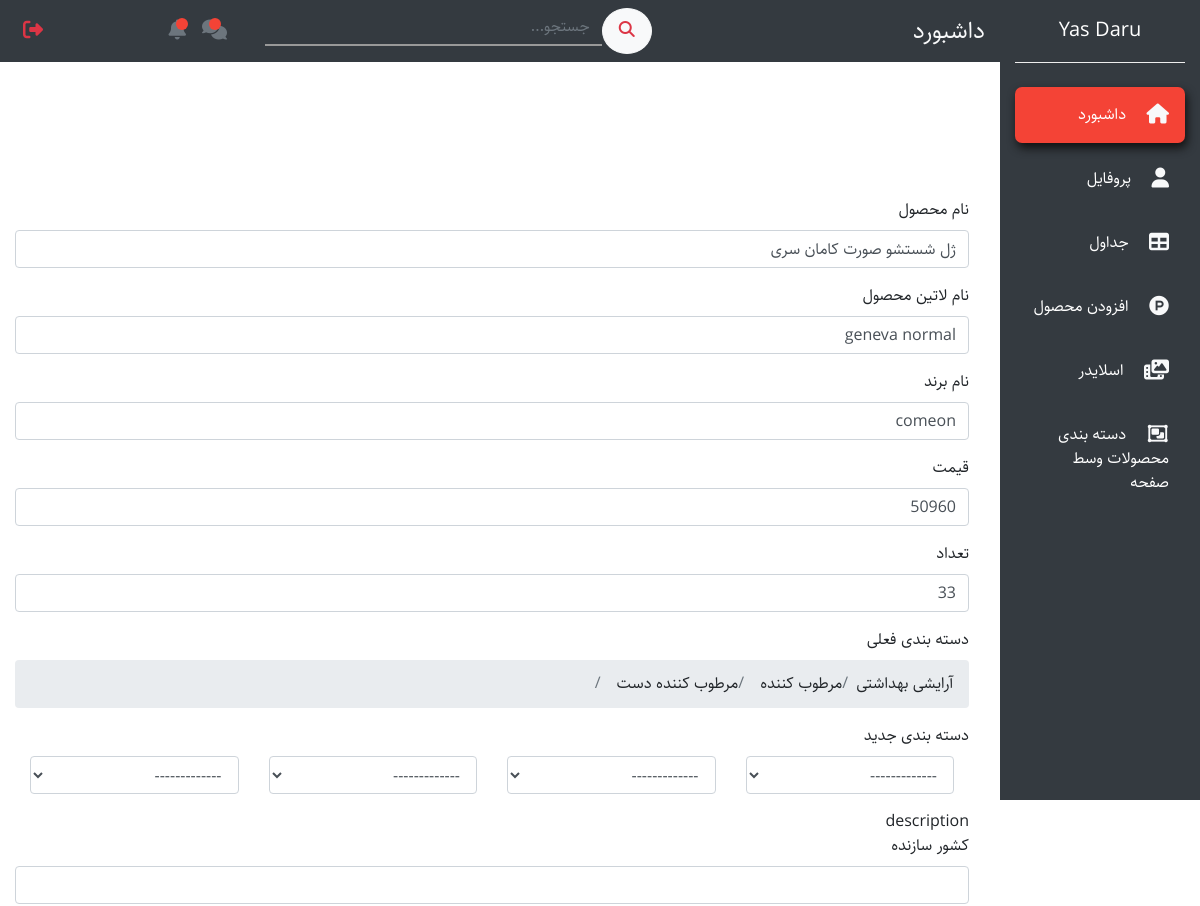
The page /dashboard/editproduct/57 (signed in, upper part) on the database as committed earlier.
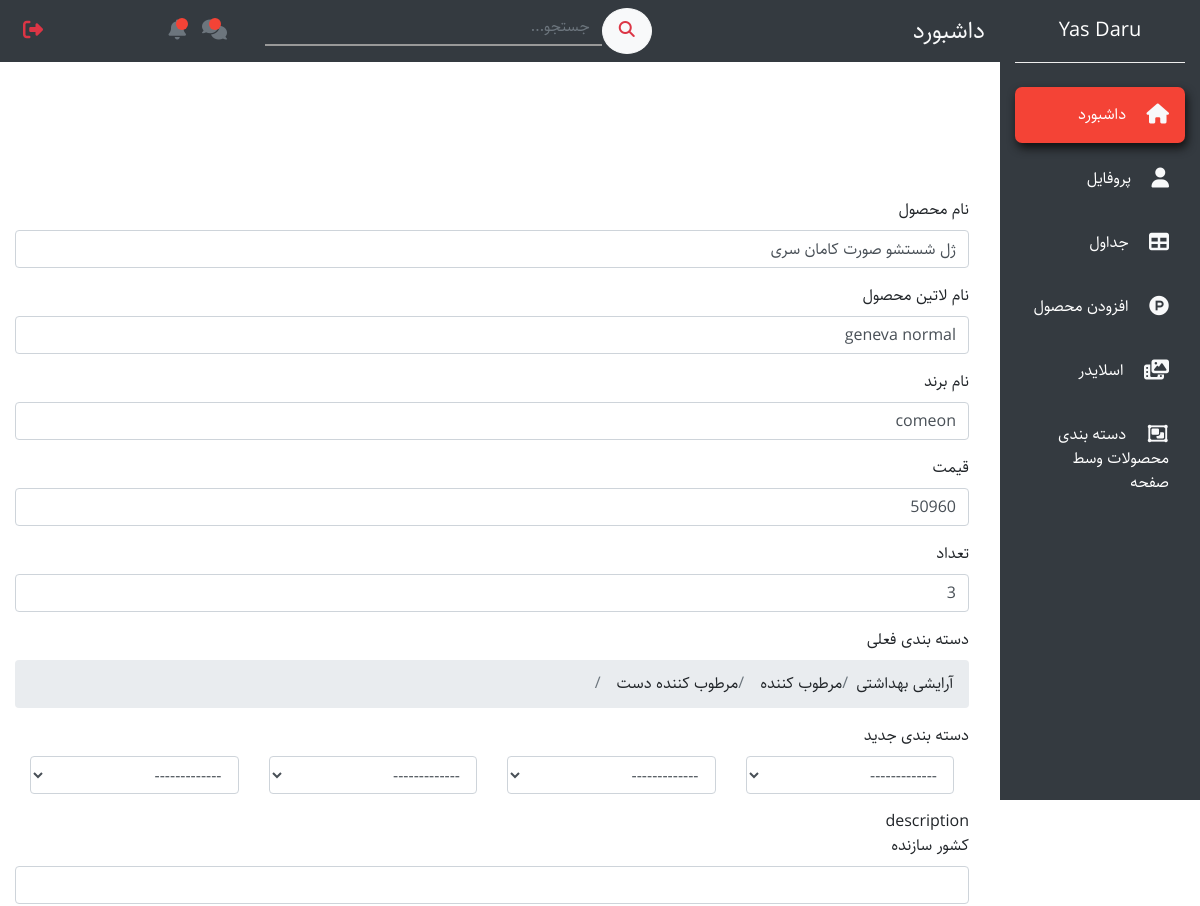
The same page on the database as committed later.
### products/models.py (models this page shows, shortened)
class Product(models.Model):
    english_title       = models.CharField(max_length=200)
    persian_title       = models.CharField(max_length=200)
    brand_name          = models.CharField(max_length=200)
    price               = models.DecimalField(decimal_places=0, max_digits=30, default=100000)
    quantity            = models.PositiveIntegerField(default='1')
    slug                = models.SlugField(max_length=250, blank=True, null=True)
    active              = models.BooleanField(default=True)
    featured            = models.BooleanField(default=False)
    image               = models.ImageField(upload_to='products_pics', null=True, blank=True)
    date                = models.CharField(max_length=200, default=shamsi_date)
    category            = models.ForeignKey(Category, models.SET_NULL, null=True, blank=True)
    sub_category        = models.ForeignKey(SubCategory, models.SET_NULL, null=True, blank=True)
    description         = models.ForeignKey(StandardDescription, models.SET_NULL, null=True, blank=True)
    image_medium = ImageSpecField(source='image',
                                  processors=[Thumbnail(120, 120)],
                                  format='JPEG',
                                  options={'quality': 60})
    image_small = ImageSpecField(source='image',
                                 processors=[Thumbnail(50, 50)],
                                 format='JPEG',
                                 options={'quality': 60})

### dashboard/views.py (the view)
# urls.py: path('editproduct/<int:id>', edit_product, name='edit-product'),
@staff_member_required
def edit_product(request, id):
    product = Product.objects.filter(pk=id).first()
    cat = product.category
    sub_cat = product.sub_category
    categories = Category.objects.all()
    pictures = Picture.objects.filter(product=product)
    context = {
        'product' : product,
        'categories': categories,
        'pictures': pictures,
    }
    if sub_cat is not None:
            if sub_cat.nesting_level == 3:
                sub_cat3 = sub_cat
                sub_cat2 = sub_cat3.sub_parent
                sub_cat1 = sub_cat2.sub_parent
                cat0 = cat
                context['sub_cat3'] = sub_cat3
                context['sub_cat2'] = sub_cat2
                context['sub_cat1'] = sub_cat1
                context['cat0'] = cat0
            elif sub_cat.nesting_level == 2:
                sub_cat2 = sub_cat
                sub_cat1 = sub_cat2.sub_parent
                cat0 = cat
                context['sub_cat2'] = sub_cat2
                context['sub_cat1'] = sub_cat1
                context['cat0'] = cat0
            elif sub_cat.nesting_level == 1:
                sub_cat1 = sub_cat
                cat0 = cat
                context['sub_cat1'] = sub_cat1
                context['cat0'] = cat0
            else:
                context['sub_cat1'] = sub_cat
                context['cat0'] = cat
    if request.method == 'POST':
        if request.POST['select_categories'] == '-------------':
            edited_cat = cat
            edited_subcat = sub_cat
        else:
            mod_cat = request.POST['select_categories']
            edited_cat = Category.objects.filter(name=mod_cat).first()
            if request.POST['levelthree_placeholder'] != '-------------':
                mod_subcat = request.POST['levelthree_placeholder']
                edited_subcat = SubCategory.objects.filter(name=mod_subcat).first()
            elif request.POST['leveltwo_placeholder'] != '-------------':
                mod_subcat = request.POST['leveltwo_placeholder']
                edited_subcat = SubCategory.objects.filter(name=mod_subcat).first()
            elif request.POST['levelone_placeholder'] != '-------------':
                mod_subcat = request.POST['levelone_placeholder']
                edited_subcat = SubCategory.objects.filter(name=mod_subcat).first()
        persian_title = request.POST.get('persianTitle')
        english_title = request.POST.get('englishTitle')
        brand_name = request.POST.get('brand_name')
        price = request.POST.get('price')
        quantity = request.POST.get('quantity')
        description = request.POST.get('description')
        category = request.POST.get('category')
        sub_category = request.POST.get('sub_category')
        made_in = request.POST.get('made_in')
        gender = request.POST.get('gender')
        form = request.POST.get('form')
        pack_of = request.POST.get('pack_of')
        dosage = request.POST.get('dosage')
        usage = request.POST.get('usage')
        short_description = request.POST.get('short_description')
        features = request.POST.get('features')
        storing = request.POST.get('storing')
        if 'image' in request.POST:
            image = product.image
        else:
            os.remove(product.image.path)
            image = request.FILES['image']
        p_list = []
        for picture in pictures:
            p_list.append(picture)
        image1 = p_list[0]
        image2 = p_list[1]
        image3 = p_list[2]
        if 'image1' in request.POST:
            image1 = image1.image
        else:
            image1 = request.FILES['image1']
            print()
            print("after else : ", image1)
            print()
        if 'image2' in request.POST:
            image2 = image2.image
        else:
            image2 = request.FILES['image2']
        if 'image3' in request.POST:
            image3 = image3.image
        else:
            image3 = request.FILES['image3']
        product.persian_title = persian_title
        product.english_title = english_title
        product.brand_name = brand_name
        product.price = price
        product.quantity = quantity
        product.image = image
        product.description.made_in = made_in
        product.description.gender = gender
        product.description.form = form
        product.description.pack_of = pack_of
        product.description.dosage = dosage
        product.description.usage = usage
        product.description.short_description = short_description
        product.description.features = features
        product.description.storing = storing
        product.category = edited_cat
        product.sub_category = edited_subcat
        product.description.save()
        product.save()
        i = 0
        for picture in pictures:
            if i == 0:
                picture.image = image1
                picture.save()
            if i == 1:
                picture.image = image2
                picture.save()
            if i == 2:
                picture.image = image3
                picture.save()
            i += 1
        return redirect('dashboard:tables')
    else:
        pass
    return render(request, 'dashboard/edit_product.html', context)

### accounts/models.py (called while the page is built)
    @property
    def is_staff(self):
        return self.is_admin

### carts/models.py (called while the page is built, shortened)
    def new_or_get(self, request):
        if request.user.is_authenticated:
            user = request.user
            order_obj, created = Order.objects.get_or_create(user=user, status='pending')
            session_order_id = request.session.get('order_id', None)
        else:
            order_obj, created = Order.objects.get_or_create(user=None, status='pending')
            request.session['order_id'] = order_obj.id
        return order_obj, created

### iteminfo/models.py (called while the page is built)
    def __str__(self):
        return self.name

    def __str__(self):
        return self.name

### main/context_processors.py (called while the page is built)
def general_context(request):
    cart_obj, new_obj = Order.objects.new_or_get(request)
    return {
                'cart': cart_obj,
            }

### dashboard/templates/dashboard/edit_product.html (shortened to what this page needs)
{% extends 'dashboard/base.html' %}
{% block content %}
  <section id="addProduct1">
    <div class="container-fluid">
      <div class="row">
        <div class="col-xl-10 col-lg-9 col-md-8 mr-auto">
          <div class="pt-5 pr-3 mt-3 mb-5">
            <form action="" method="POST" enctype="multipart/form-data" class="mt-5">
              <div class="form-group">
                <label for="productNameFa">نام محصول</label>
                <input type="text" class="form-control" name="persianTitle" id="persianTitle" value="{{ product.persian_title }}">
              </div>
              <div class="form-group">
                <label for="productNameEn">نام لاتین محصول</label>
                <input type="text" class="form-control" name="englishTitle" id="englishTitle" value="{{ product.english_title }}">
              </div>
              <div class="form-group">
                <label for="productNameEn">نام برند</label>
                <input type="text" class="form-control" name="brand_name" id="brand_name" value="{{ product.brand_name }}">
              </div>
              <div class="form-group">
                <label for="productPrice">قیمت</label>
                <input type="text" class="form-control" name="price" id="price" value="{{ product.price }}">
              </div>
              <div class="form-group" style="direction:rtl;">
                <label for="productCount">تعداد</label>
                <input type="text" class="form-control" name="quantity" id="quantity" value="{{ product.quantity }}">
              </div>
              <div class="form-group" style="direction:rtl;">
                <label for="productCount">دسته بندی فعلی</label>
              <div class="form-group" style="direction:rtl;">
                <nav aria-label="breadcrumb">
                  <ol class="breadcrumb">
                    <li class="breadcrumb-item">{{ cat0 }}</li>
                    <li class="breadcrumb-item">{{ sub_cat1 }}</li>
                    <li class="breadcrumb-item">{{ sub_cat2 }}</li>
                    <li class="breadcrumb-item active" aria-current="page">{{ sub_cat3 }}</li>
                  </ol>
                </nav>
              </div>
            </div>
              <div class="form-group">
                <label for="productImage">دسته بندی جدید</label>
                <div class="container">
                  <div class="row">
                    <div class="col-sm">
                        <select id="select_categories" name="select_categories" class="form-control">
                          <option>-------------</option>
                        </select>
                    </div>
                    <div class="col-sm">
                      <select  id='levelone_placeholder'  name="levelone_placeholder" class="form-control">
                        <option value="">-------------</option>
                      </select>
                    </div>
                    <div class="col-sm">
                      <select  id='leveltwo_placeholder'  name="leveltwo_placeholder" class="form-control">
                        <option value="">-------------</option>
                      </select>
                    </div>
                    <div class="col-sm">
                      <select  id='levelthree_placeholder'  name="levelthree_placeholder" class="form-control">
                        <option value="">-------------</option>
                      </select>
                    </div>
                  </div>
              </div>
              </div>
              <div class="form-group" style="direction:rtl;">
              description
              <div class="form-group">
                <label for="productPrice">کشور سازنده</label>
                <input type="text" class="form-control" name="made_in" id="made_in" value="{{ product.description.made_in }}">
              </div>
            </div>
            </form>
          </div>
        </div>
      </div>
    </div>
  </section>
{% endblock %}

Rows that differ between the two databases and show on the page:
changed Product "ژل شستشو صورت کامان سری": quantity "33" → "3"
